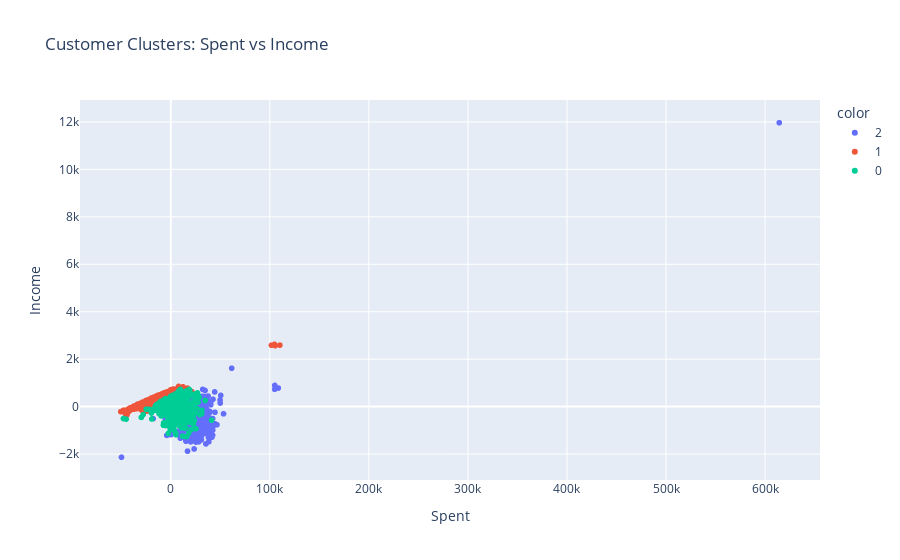

Write notebook code for a chart like this one.
### Code cell
# Create scatter plot
fig = px.scatter(
    data_frame=X_pca,
    x="PC1",
    y="PC2",
    color=labels.astype(str),
    title="Customer Clusters: Spent vs Income"
)
fig.update_layout(xaxis_title="Spent", 
                  yaxis_title="Income")
fig.show()

### Figure 1 — Plotly figure (JSON) as saved in the notebook; plotly's stock layout.template omitted (floating-point values rounded to 4 significant figures; data arrays with more than 128 entries replaced by an {"elided": "..."} marker saying what was removed)
{"data": [{"hovertemplate": "color=2<br>PC1=%{x}<br>PC2=%{y}<extra></extra>", "legendgroup": "2", "marker": {"color": "#636efa", "symbol": "circle"}, "mode": "markers", "name": "2", "showlegend": true, "type": "scattergl", "x": {"elided": "617 float values"}, "xaxis": "x", "y": {"elided": "617 float values"}, "yaxis": "y"}, {"hovertemplate": "color=1<br>PC1=%{x}<br>PC2=%{y}<extra></extra>", "legendgroup": "1", "marker": {"color": "#EF553B", "symbol": "circle"}, "mode": "markers", "name": "1", "showlegend": true, "type": "scattergl", "x": {"elided": "1039 float values"}, "xaxis": "x", "y": {"elided": "1039 float values"}, "yaxis": "y"}, {"hovertemplate": "color=0<br>PC1=%{x}<br>PC2=%{y}<extra></extra>", "legendgroup": "0", "marker": {"color": "#00cc96", "symbol": "circle"}, "mode": "markers", "name": "0", "showlegend": true, "type": "scattergl", "x": {"elided": "584 float values"}, "xaxis": "x", "y": {"elided": "584 float values"}, "yaxis": "y"}], "layout": {"legend": {"title": {"text": "color"}, "tracegroupgap": 0}, "title": {"text": "Customer Clusters: Spent vs Income"}, "xaxis": {"anchor": "y", "domain": [0, 1], "title": {"text": "Spent"}}, "yaxis": {"anchor": "x", "domain": [0, 1], "title": {"text": "Income"}}}}
